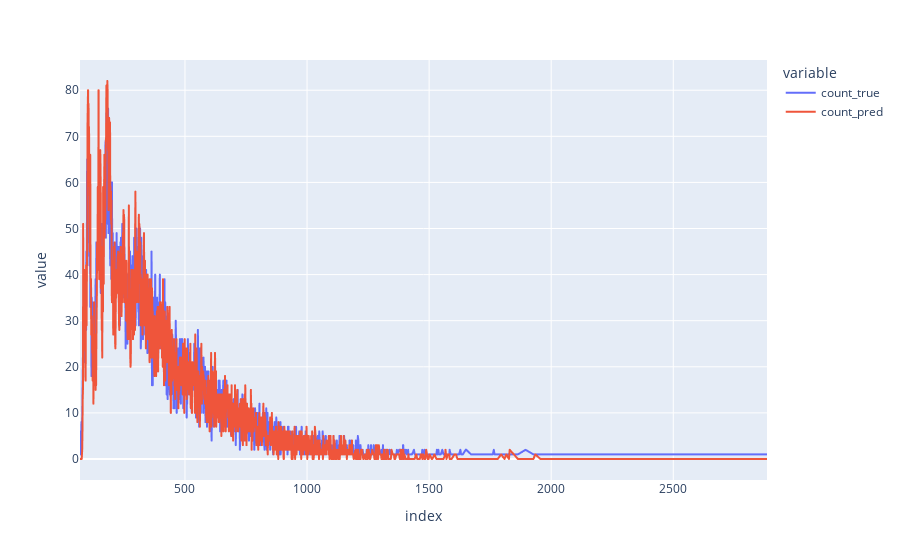

Notebook cell for this chart:
### Code cell
import plotly.express as px

fig = px.line(d1, x= d.index, y = ['count_true', 'count_pred'])
fig.show()

### Figure 1 — Plotly figure (JSON) as saved in the notebook; plotly's stock layout.template omitted (floating-point values rounded to 4 significant figures; data arrays with more than 128 entries replaced by an {"elided": "..."} marker saying what was removed)
{"data": [{"hovertemplate": "variable=count_true<br>index=%{x}<br>value=%{y}<extra></extra>", "legendgroup": "count_true", "line": {"color": "#636efa", "dash": "solid"}, "marker": {"symbol": "circle"}, "mode": "lines", "name": "count_true", "showlegend": true, "type": "scattergl", "x": {"elided": "1312 int values"}, "xaxis": "x", "y": {"elided": "1312 int values"}, "yaxis": "y"}, {"hovertemplate": "variable=count_pred<br>index=%{x}<br>value=%{y}<extra></extra>", "legendgroup": "count_pred", "line": {"color": "#EF553B", "dash": "solid"}, "marker": {"symbol": "circle"}, "mode": "lines", "name": "count_pred", "showlegend": true, "type": "scattergl", "x": {"elided": "1312 int values"}, "xaxis": "x", "y": {"elided": "1312 int values"}, "yaxis": "y"}], "layout": {"legend": {"title": {"text": "variable"}, "tracegroupgap": 0}, "margin": {"t": 60}, "xaxis": {"anchor": "y", "domain": [0, 1], "title": {"text": "index"}}, "yaxis": {"anchor": "x", "domain": [0, 1], "title": {"text": "value"}}}}
